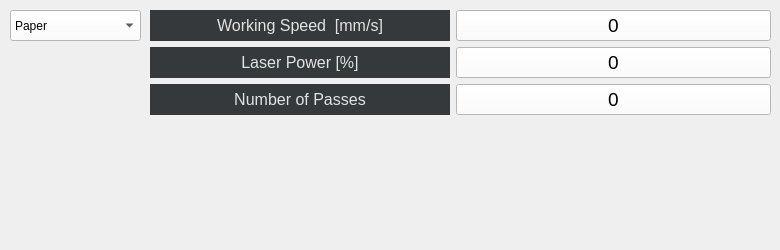
    <widget class="QWidget" name="cutting">
     <attribute name="title">
      <string>Cutting</string>
     </attribute>
     <widget class="QWidget" name="formLayoutWidget_4">
      <property name="geometry">
       <rect>
        <x>150</x>
        <y>10</y>
        <width>621</width>
        <height>231</height>
       </rect>
      </property>
      <layout class="QFormLayout" name="formLayout_4">
       <item row="0" column="0">
        <widget class="QLabel" name="helpTitle_18">
         <property name="minimumSize">
          <size>
           <width>300</width>
           <height>0</height>
          </size>
         </property>
         <property name="font">
          <font>
           <pointsize>12</pointsize>
           <weight>50</weight>
           <bold>false</bold>
          </font>
         </property>
         <property name="styleSheet">
          <string notr="true">background-color: rgb(54, 57, 59);
color: rgb(226, 226, 226);</string>
         </property>
         <property name="text">
          <string>Working Speed  [mm/s]</string>
         </property>
         <property name="alignment">
          <set>Qt::AlignCenter</set>
         </property>
        </widget>
       </item>
       <item row="0" column="1">
        <widget class="QPushButton" name="cuttingWorkingSpeedBtn">
         <property name="font">
          <font>
           <pointsize>14</pointsize>
           <weight>50</weight>
           <bold>false</bold>
          </font>
         </property>
         <property name="layoutDirection">
          <enum>Qt::RightToLeft</enum>
         </property>
         <property name="styleSheet">
          <string notr="true">border-color: rgb(255, 255, 255);
background-color: rgb(255, 255, 255);
alternate-background-color: rgb(255, 59, 42);</string>
         </property>
         <property name="text">
          <string>0</string>
         </property>
         <property name="flat">
          <bool>false</bool>
         </property>
        </widget>
       </item>
       <item row="1" column="0">
        <widget class="QLabel" name="helpTitle_19">
         <property name="minimumSize">
          <size>
           <width>300</width>
           <height>0</height>
          </size>
         </property>
         <property name="font">
          <font>
           <pointsize>12</pointsize>
           <weight>50</weight>
           <bold>false</bold>
          </font>
         </property>
         <property name="styleSheet">
          <string notr="true">background-color: rgb(54, 57, 59);
color: rgb(226, 226, 226);</string>
         </property>
         <property name="text">
          <string>Laser Power [%]</string>
         </property>
         <property name="alignment">
          <set>Qt::AlignCenter</set>
         </property>
        </widget>
       </item>
       <item row="1" column="1">
        <widget class="QPushButton" name="cuttingLaserPowerBtn">
         <property name="font">
          <font>
           <pointsize>14</pointsize>
           <weight>50</weight>
           <bold>false</bold>
          </font>
         </property>
         <property name="layoutDirection">
          <enum>Qt::RightToLeft</enum>
         </property>
         <property name="styleSheet">
          <string notr="true">border-color: rgb(255, 255, 255);
background-color: rgb(255, 255, 255);
alternate-background-color: rgb(255, 59, 42);</string>
         </property>
         <property name="text">
          <string>0</string>
         </property>
         <property name="flat">
          <bool>false</bool>
         </property>
        </widget>
       </item>
       <item row="2" column="0">
        <widget class="QLabel" name="helpTitle_20">
         <property name="minimumSize">
          <size>
           <width>300</width>
           <height>0</height>
          </size>
         </property>
         <property name="font">
          <font>
           <pointsize>12</pointsize>
           <weight>50</weight>
           <bold>false</bold>
          </font>
         </property>
         <property name="styleSheet">
          <string notr="true">background-color: rgb(54, 57, 59);
color: rgb(226, 226, 226);</string>
         </property>
         <property name="text">
          <string>Number of Passes</string>
         </property>
         <property name="alignment">
          <set>Qt::AlignCenter</set>
         </property>
        </widget>
       </item>
       <item row="2" column="1">
        <widget class="QPushButton" name="cuttingNrOfPassesBtn">
         <property name="font">
          <font>
           <pointsize>14</pointsize>
           <weight>50</weight>
           <bold>false</bold>
          </font>
         </property>
         <property name="layoutDirection">
          <enum>Qt::RightToLeft</enum>
         </property>
         <property name="styleSheet">
          <string notr="true">border-color: rgb(255, 255, 255);
background-color: rgb(255, 255, 255);
alternate-background-color: rgb(255, 59, 42);</string>
         </property>
         <property name="text">
          <string>0</string>
         </property>
         <property name="flat">
          <bool>false</bool>
         </property>
        </widget>
       </item>
      </layout>
     </widget>
     <widget class="QComboBox" name="cuttingComboBox">
      <property name="geometry">
       <rect>
        <x>10</x>
        <y>10</y>
        <width>131</width>
        <height>31</height>
       </rect>
      </property>
      <property name="styleSheet">
       <string notr="true">background-color: rgb(255, 255, 255);</string>
      </property>
      <item>
       <property name="text">
        <string>Paper</string>
       </property>
      </item>
      <item>
       <property name="text">
        <string>Cardboard</string>
       </property>
      </item>
      <item>
       <property name="text">
        <string>Plywood/Leather</string>
       </property>
      </item>
      <item>
       <property name="text">
        <string>Wood</string>
       </property>
      </item>
      <item>
       <property name="text">
        <string>Aluminium</string>
       </property>
      </item>
      <item>
       <property name="text">
        <string>Metal</string>
       </property>
      </item>
     </widget>
    </widget>
